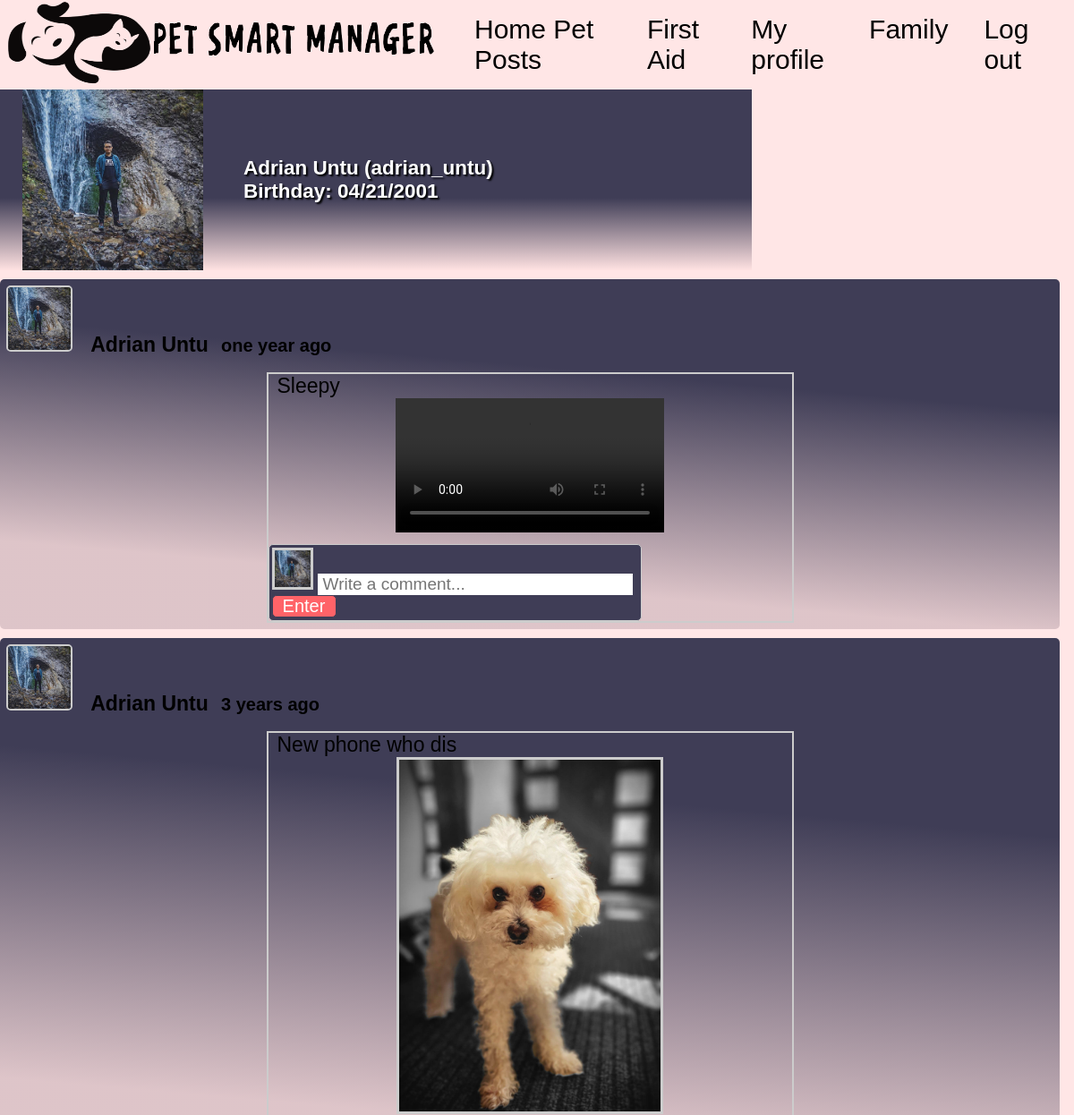
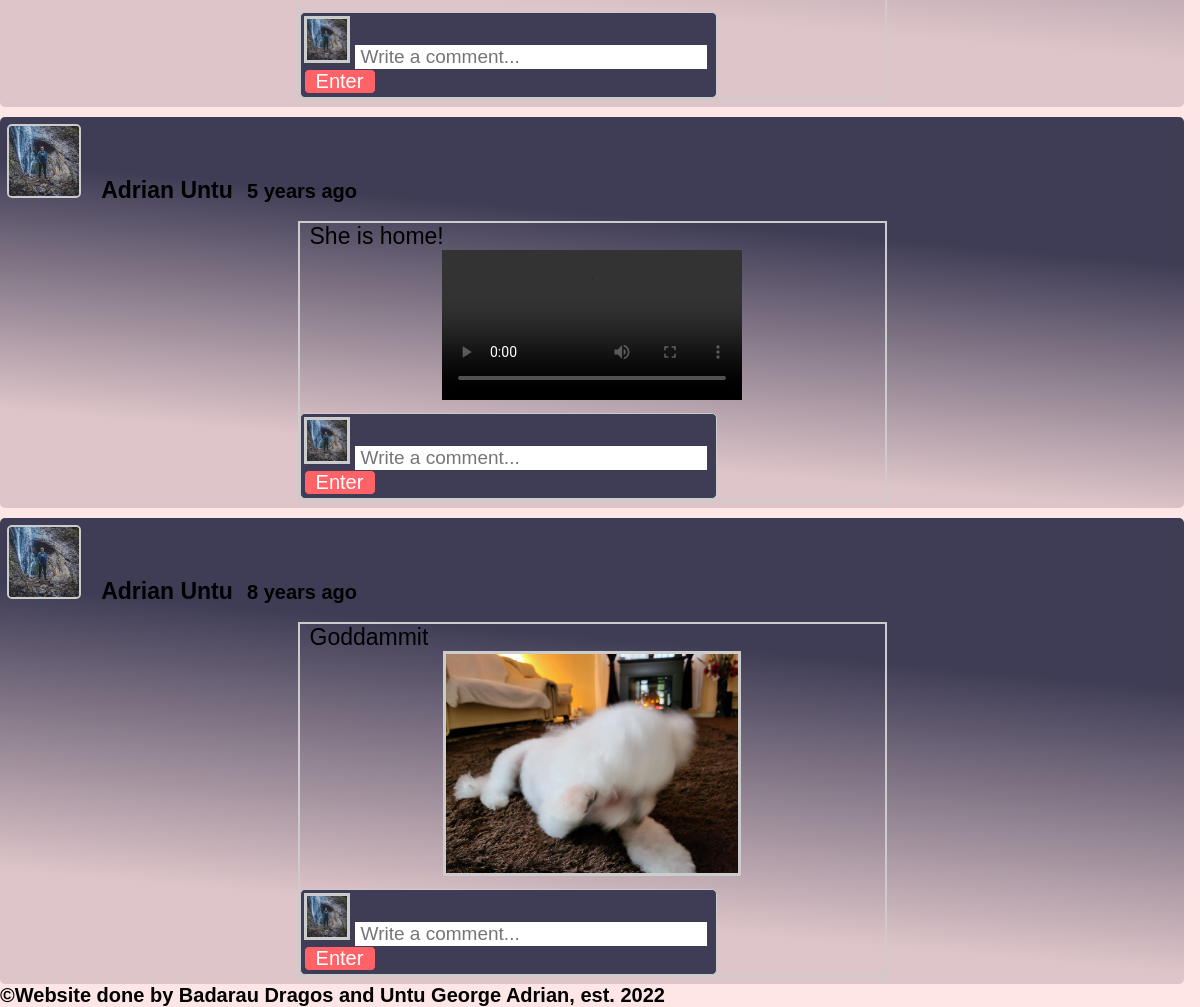
Page /app/other_profile?id=1 (signed in) on the committed database (2 pictures, top to bottom).
### tables this page shows
CREATE TABLE `user` (
  `user_id` int NOT NULL,
  `firstname` varchar(100) DEFAULT NULL,
  `lastname` varchar(100) DEFAULT NULL,
  `username` varchar(100) NOT NULL,
  `birthday` varchar(100) NOT NULL,
  `email` varchar(100) NOT NULL,
  `password` varchar(100) NOT NULL,
  `profile_picture` varchar(100) DEFAULT NULL,
  `family_id` int DEFAULT NULL
);

CREATE TABLE `posts` (
  `post_id` int NOT NULL,
  `user_id` int NOT NULL,
  `pet_id` int NOT NULL,
  `post` varchar(100) NOT NULL,
  `content` varchar(200) NOT NULL,
  `created` varchar(100) NOT NULL,
  `private` int NOT NULL,
  `family_id` int NOT NULL
);

### app/config/session.php (called while the page is built, shortened)
<?php
require $_SERVER['DOCUMENT_ROOT']."/PEM/PEM_LAST/app/config/database.php";
$id = $_SESSION['user_id'];
$stmt = $pdo->prepare("SELECT * FROM user WHERE user_id = ?");
$stmt->execute(["$id"]);
$results = $stmt->fetchAll();
?>

### app/scripts/select_other_posts_1.php (called while the page is built, shortened)
<?php
$stmt = $pdo->prepare("SELECT * from posts LEFT JOIN user on user.user_id = posts.user_id where user.user_id = ? and ((posts.private=0 and user.family_id!=?) or ((posts.private=0 or posts.private=2) and user.family_id = ?)) order by created DESC");
$stmt->execute(["$id", "$family_id", "$family_id"]);
$results = $stmt->fetchAll();
?>

### app/scripts/select_home_posts_2.php (called while the page is built, shortened)
<?php
$stmt = $pdo->prepare("SELECT * FROM user WHERE user_id = ?");
$stmt->execute(["$id"]);
$results = $stmt->fetchAll();
?>

### app/other_profile.php (the view, shortened to what this page needs)
<?php
require $_SERVER['DOCUMENT_ROOT']."/PEM/PEM_LAST/app/scripts/time_stamp.php";
require $_SERVER['DOCUMENT_ROOT']."/PEM/PEM_LAST/app/config/session.php";
        if(isset($_SERVER['HTTPS']) && $_SERVER['HTTPS'] === 'on')
             $url = "https://";
        else
             $url = "http://";
        $url.= $_SERVER['HTTP_HOST'];
        $url.= $_SERVER['REQUEST_URI'];
      ?>
<!DOCTYPE html>
<html>
<head>
    <link rel="stylesheet" href="css/other_profile.css" />
</head>
  <body>
    <div class="header">
      <nav>
        <img src="img/logo.png" class="logo" alt="" />
        <ul class="nav-links">
            <li><a href="home">Home Pet Posts</a></li>
			<li><a href="firstaid">First Aid</a></li>
          	<li><a href="profile">My profile</a></li>
		  	<li><a href="family">Family</a></li>
          	<li><a href="logout" class="logout">Log out</a></li>
        </ul>
      </nav>
      <?php
      if(preg_match_all('/\d+/', $url, $numbers))
      $id1 = end($numbers[0]);
      $stmt = $pdo->prepare("SELECT * FROM user where user_id= ? ");
      $stmt->execute(["$id1"]);
      $results = $stmt->fetchAll();
      if (count($results) > 0) { foreach ($results as $r) {
        $id = $r['user_id'];
        ?>
        <section><div class='card'>
        <div class='image'>
        <img src="<?php echo $r['profile_picture']?>" alt="Profile" class="profile"/>
        </div>
        <div class='details'>
        <h2 class=''><?php echo $r['firstname']."  ".$r['lastname']." (".$r['username'].")";?></h2>
        <h2 class=''> Birthday: <?php echo $r['birthday'];?></h2>
        </div>
        </div></section>
        <?php
      }
      }
    else echo "No result found";
    require $_SERVER['DOCUMENT_ROOT']."/PEM/PEM_LAST/app/scripts/select_other_posts_1.php";
    if (count($results) > 0) { foreach ($results as $r) {
        $posted_by = $r['firstname']." ".$r['lastname'];
        $location = $r['post'];
        $profile_picture = $r['profile_picture'];
        $time=$r['created'];
?>
<div id="right-nav1">
    <div class="profile-pics">
    <img src="<?php echo $profile_picture ?>">
    <b><?php echo $posted_by ?></b>
    <strong><?php echo $time = time_stamp($time); ?></strong>
    </div>
<br />
    <div class="post-content">
    <p><?php echo $r['content']; ?></p>
<center>
    <?php
    $fileEnd = explode(".",$location);
    $file_extension = end($fileEnd);
    if($file_extension =="mp4" || $file_extension =="webm")
    {
    echo "<video controls> <source src='".$location."' type='video/".$file_extension."'> Your browser does not support the video tag. </video>";
    }
    else if ($file_extension =="mp3" || $file_extension =="ogg" || $file_extension =="wav" )
    { echo "<audio controls> <source src='".$location."' type='audio/".$file_extension."'> Your browser does not support the audio tag. </audio>";
    }
    else
    echo "<img src='".$location."'>";
    ?>
</center>
 <form  method="POST" action="scripts/comment.php">
    <div class="comment-area">
    <?php   require $_SERVER['DOCUMENT_ROOT']."/PEM/PEM_LAST/app/scripts/select_home_posts_2.php";
            if (count($results) > 0) { foreach ($results as $r) {
                $profile_picture_user = $r['profile_picture'];
                ?>
                <img src="<?php echo $profile_picture_user; ?>" width="50" height="50">
                <?php } }?>
    <input type="text" name="content_comment" placeholder="Write a comment..." class="comment-text" required>
    <input type="submit" name="post_comment" value="Enter" class="btn-comment">
    </div>
</form>
      </div>
</div>
<?php
}
}
?>
<footer>
<h1>©Website done by Badarau Dragos and Untu George Adrian, est. 2022</h1>
</footer>
</div>
</body>
</html>

### app/scripts/time_stamp.php (shortened to what this page needs)
<?php
function time_stamp($session_time)
{
$time_difference = time() - $session_time ;
$seconds = $time_difference ;
$minutes = round($time_difference / 60 );
$hours = round($time_difference / 3600 );
$days = round($time_difference / 86400 );
$weeks = round($time_difference / 604800 );
$months = round($time_difference / 2419200 );
$years = round($time_difference / 29030400 );
if($seconds <= 60)
{
echo"$seconds seconds ago";
}
else
{
if($years==1)
   {
   echo"one year ago";
   }
  else
  {
  echo"$years years ago";
  }
}
}
?>

### app/css/other_profile.css (style rules this page uses)
* { margin: 0; padding: 0; box-sizing: border-box; }
.header { height: 100vh; width: 100%; position: absolute; }
nav { display: flex; align-items: center; justify-content: space-between; position: relative; }
.logo { width: 100%; height: 100%; max-width: 500px; max-height: 100px; }
html { font-family: "Poppins", sans-serif; font-size: 15px; }
body { background-color: rgba(255, 225, 225, 0.827); display: flex; align-items: center; justify-content: center; flex-direction: column; height: 100vh; font-family: sans-serif; }
.card { width: 70%; height: 35%; background-image: linear-gradient( 0deg, rgba(255, 225, 225, 0.827) 0%, #3f3d56 40% ); display: flex; flex-direction: row; }
.image { display: flex; align-items: center; justify-content: center; width: 30%; height: 98%; }
.profile { width: 80%; height: 85%; }
.details { width: 60%; padding: 20px; display: flex; justify-content: center; flex-direction: column; }
.nav-links { width: 100%; max-width: 2000px; padding: 10px; display: flex; align-items: right; justify-content: right; }
.nav-links li { display: inline-block; justify-content: flex-end; margin: 0 15px; padding: 5px; }
.nav-links li a { text-decoration: wavy; color: black; padding: 5px 0; font-size: 30px; position: relative; }
.nav-links li a::after { content: ""; background: black; width: 0; height: 2px; position: absolute; bottom: 0; left: 0; transition: width 0.5s; }
.logout { color: black; font-size: 30px; padding: 10px 30px; cursor: pointer; }
*, *:before, *:after { box-sizing: inherit; }
img { width: 20%; height: 20%; }
.user-details h3, h2 { color: #ffffff; text-shadow: 2px 2px 2px #000000; }
#right-nav1 { margin-top: 10px; width: 97.5%; background-color: #3f3d56; -webkit-border-radius: 5px; -moz-border-radius: 5px; border-radius: 5px; background-image: linear-gradient( 5deg, rgba(255, 225, 225, 0.827) 20%, #3f3d56 70% ); height: auto; padding: 7px; }
.profile-pics { position: relative; }
.profile-pics img { width: 70px; height: 70px; border: 2px solid #cccccc; -webkit-border-radius: 5px; -moz-border-radius: 5px; border-radius: 5px; }
.profile-pics b { color: #000000; margin-left: 16px; font-size: 23px; }
.profile-pics strong { color: #000000; margin-left: 10px; font-size: 20px; }
.post-content { margin-left: auto; margin-right: auto; width: 50%; border: 2px solid #cccccc; }
.post-content p { text-indent: 10px; font-size: 23px; }
.post-content img { border: 3px solid #cccccc; width: 50%; height: 50%; }
h1 { color: black; font-size: 20px; }
.comment-area { width: 70%; background-color: #3f3d56; border: 1px solid #cccccc; padding: 3px; margin-top: 10px; border-radius: 5px; -webkit-border-radius: 5px; -moz-border-radius: 5px; -o-border-radius: 5px; }
.comment-area img { width: 10%; height: 10%; }
.comment-text { border: 1px solid #ffffff; font-size: 19px; text-indent: 5px; width: 350px; }
.btn-comment { color: #ffffff; font-size: 20px; width: 70px; background-color: #ff6368; border: 1px solid #3f3d56; border-radius: 5px; -webkit-border-radius: 5px; -moz-border-radius: 5px; -o-border-radius: 5px; }

### rows in the picture
user: profile_picture (picture), firstname "Adrian", lastname "Untu", username "adrian_untu", birthday "04/21/2001"
posts: user.profile_picture (picture), user.lastname "Adrian Untu", created "one year ago", content "Sleepy"
posts: user.profile_picture (picture), user.lastname "Adrian Untu", content "New phone who dis", post (picture)
posts: user.profile_picture (picture), user.lastname "Adrian Untu", content "She is home!"
posts: user.profile_picture (picture), user.lastname "Adrian Untu", content "Goddammit", post (picture)
